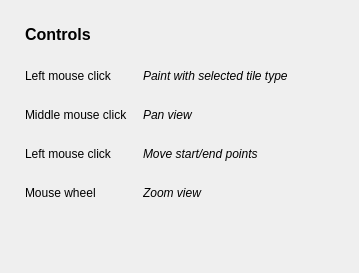
<?xml version="1.0" encoding="UTF-8"?>
<ui version="4.0">
 <class>HelpDialog</class>
 <widget class="QDialog" name="HelpDialog">
  <property name="geometry">
   <rect>
    <x>0</x>
    <y>0</y>
    <width>359</width>
    <height>273</height>
   </rect>
  </property>
  <property name="font">
   <font>
    <weight>50</weight>
    <bold>false</bold>
   </font>
  </property>
  <property name="windowTitle">
   <string>Help</string>
  </property>
  <layout class="QFormLayout" name="formLayout_2">
   <property name="horizontalSpacing">
    <number>15</number>
   </property>
   <property name="verticalSpacing">
    <number>25</number>
   </property>
   <property name="leftMargin">
    <number>25</number>
   </property>
   <property name="topMargin">
    <number>25</number>
   </property>
   <property name="rightMargin">
    <number>15</number>
   </property>
   <property name="bottomMargin">
    <number>15</number>
   </property>
   <item row="0" column="0">
    <widget class="QLabel" name="label">
     <property name="font">
      <font>
       <pointsize>12</pointsize>
       <weight>75</weight>
       <bold>true</bold>
       <underline>false</underline>
      </font>
     </property>
     <property name="text">
      <string>Controls</string>
     </property>
    </widget>
   </item>
   <item row="1" column="0">
    <widget class="QLabel" name="label_3">
     <property name="text">
      <string>Left mouse click</string>
     </property>
    </widget>
   </item>
   <item row="1" column="1">
    <widget class="QLabel" name="label_2">
     <property name="font">
      <font>
       <italic>true</italic>
      </font>
     </property>
     <property name="text">
      <string>Paint with selected tile type</string>
     </property>
    </widget>
   </item>
   <item row="2" column="0">
    <widget class="QLabel" name="label_4">
     <property name="text">
      <string>Middle mouse click</string>
     </property>
    </widget>
   </item>
   <item row="2" column="1">
    <widget class="QLabel" name="label_5">
     <property name="font">
      <font>
       <italic>true</italic>
      </font>
     </property>
     <property name="text">
      <string>Pan view</string>
     </property>
    </widget>
   </item>
   <item row="3" column="0">
    <widget class="QLabel" name="label_6">
     <property name="text">
      <string>Left mouse click</string>
     </property>
    </widget>
   </item>
   <item row="3" column="1">
    <widget class="QLabel" name="label_7">
     <property name="font">
      <font>
       <italic>true</italic>
      </font>
     </property>
     <property name="text">
      <string>Move start/end points</string>
     </property>
    </widget>
   </item>
   <item row="4" column="0">
    <widget class="QLabel" name="label_8">
     <property name="text">
      <string>Mouse wheel</string>
     </property>
    </widget>
   </item>
   <item row="4" column="1">
    <widget class="QLabel" name="label_9">
     <property name="font">
      <font>
       <italic>true</italic>
      </font>
     </property>
     <property name="text">
      <string>Zoom view</string>
     </property>
    </widget>
   </item>
  </layout>
 </widget>
 <resources/>
 <connections/>
</ui>
